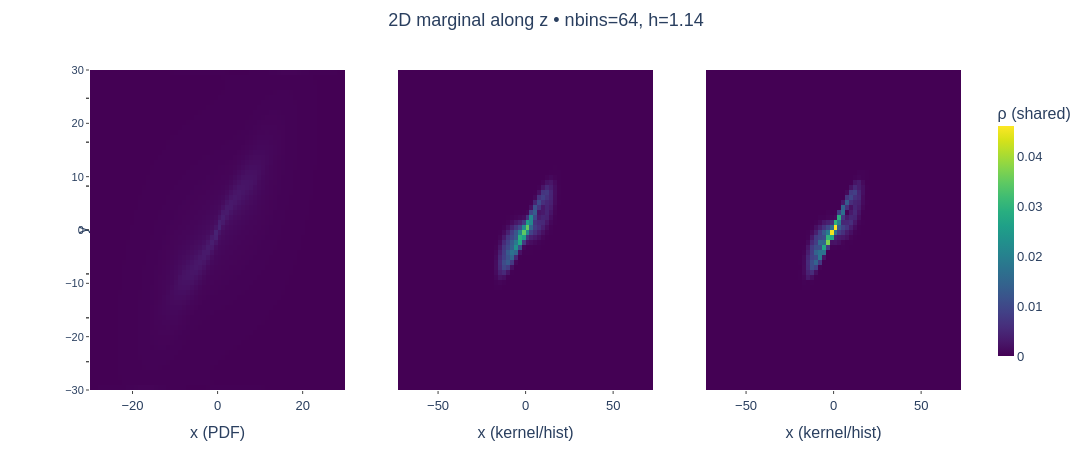

Write notebook code for a chart like this one.
### Code cell
plt = plot_marginal_compare(sol_basic, base_params; nbins=64, axis=:z)
display(plt)

### Figure 1 — Plotly figure (JSON) as saved in the notebook; plotly's stock layout.template omitted (floating-point values rounded to 4 significant figures; data arrays with more than 128 entries replaced by an {"elided": "..."} marker saying what was removed)
{"data": [{"colorbar": {"len": 0.85, "thickness": 16, "title": "ρ (shared)", "x": 1.02}, "colorscale": "Viridis", "name": "PDF", "showscale": true, "transpose": true, "type": "heatmap", "x": [-29.53, -28.59, -27.66, -26.72, -25.78, -24.84, -23.91, -22.97, -22.03, -21.09, -20.16, -19.22, -18.28, -17.34, -16.41, -15.47, -14.53, -13.59, -12.66, -11.72, -10.78, -9.844, -8.906, -7.969, -7.031, -6.094, -5.156, -4.219, -3.281, -2.344, -1.406, -0.4688, 0.4688, 1.406, 2.344, 3.281, 4.219, 5.156, 6.094, 7.031, 7.969, 8.906, 9.844, 10.78, 11.72, 12.66, 13.59, 14.53, 15.47, 16.41, 17.34, 18.28, 19.22, 20.16, 21.09, 22.03, 22.97, 23.91, 24.84, 25.78, 26.72, 27.66, 28.59, 29.53], "y": [-29.53, -28.59, -27.66, -26.72, -25.78, -24.84, -23.91, -22.97, -22.03, -21.09, -20.16, -19.22, -18.28, -17.34, -16.41, -15.47, -14.53, -13.59, -12.66, -11.72, -10.78, -9.844, -8.906, -7.969, -7.031, -6.094, -5.156, -4.219, -3.281, -2.344, -1.406, -0.4688, 0.4688, 1.406, 2.344, 3.281, 4.219, 5.156, 6.094, 7.031, 7.969, 8.906, 9.844, 10.78, 11.72, 12.66, 13.59, 14.53, 15.47, 16.41, 17.34, 18.28, 19.22, 20.16, 21.09, 22.03, 22.97, 23.91, 24.84, 25.78, 26.72, 27.66, 28.59, 29.53], "z": {"elided": "64x64 float values"}, "zauto": false, "zmax": 0.046, "zmin": 0}, {"colorscale": "Viridis", "name": "Kernel", "showscale": false, "transpose": true, "type": "heatmap", "x": [-71.75, -69.47, -67.2, -64.92, -62.64, -60.36, -58.08, -55.81, -53.53, -51.25, -48.97, -46.7, -44.42, -42.14, -39.86, -37.58, -35.31, -33.03, -30.75, -28.47, -26.19, -23.92, -21.64, -19.36, -17.08, -14.81, -12.53, -10.25, -7.972, -5.695, -3.417, -1.139, 1.139, 3.417, 5.695, 7.972, 10.25, 12.53, 14.81, 17.08, 19.36, 21.64, 23.92, 26.19, 28.47, 30.75, 33.03, 35.31, 37.58, 39.86, 42.14, 44.42, 46.7, 48.97, 51.25, 53.53, 55.81, 58.08, 60.36, 62.64, 64.92, 67.2, 69.47, 71.75], "xaxis": "x2", "y": [-71.75, -69.47, -67.2, -64.92, -62.64, -60.36, -58.08, -55.81, -53.53, -51.25, -48.97, -46.7, -44.42, -42.14, -39.86, -37.58, -35.31, -33.03, -30.75, -28.47, -26.19, -23.92, -21.64, -19.36, -17.08, -14.81, -12.53, -10.25, -7.972, -5.695, -3.417, -1.139, 1.139, 3.417, 5.695, 7.972, 10.25, 12.53, 14.81, 17.08, 19.36, 21.64, 23.92, 26.19, 28.47, 30.75, 33.03, 35.31, 37.58, 39.86, 42.14, 44.42, 46.7, 48.97, 51.25, 53.53, 55.81, 58.08, 60.36, 62.64, 64.92, 67.2, 69.47, 71.75], "yaxis": "y2", "z": {"elided": "64x64 float values"}, "zauto": false, "zmax": 0.046, "zmin": 0}, {"colorscale": "Viridis", "name": "Histogram", "showscale": false, "transpose": true, "type": "heatmap", "x": [-71.75, -69.47, -67.2, -64.92, -62.64, -60.36, -58.08, -55.81, -53.53, -51.25, -48.97, -46.7, -44.42, -42.14, -39.86, -37.58, -35.31, -33.03, -30.75, -28.47, -26.19, -23.92, -21.64, -19.36, -17.08, -14.81, -12.53, -10.25, -7.972, -5.695, -3.417, -1.139, 1.139, 3.417, 5.695, 7.972, 10.25, 12.53, 14.81, 17.08, 19.36, 21.64, 23.92, 26.19, 28.47, 30.75, 33.03, 35.31, 37.58, 39.86, 42.14, 44.42, 46.7, 48.97, 51.25, 53.53, 55.81, 58.08, 60.36, 62.64, 64.92, 67.2, 69.47, 71.75], "xaxis": "x3", "y": [-71.75, -69.47, -67.2, -64.92, -62.64, -60.36, -58.08, -55.81, -53.53, -51.25, -48.97, -46.7, -44.42, -42.14, -39.86, -37.58, -35.31, -33.03, -30.75, -28.47, -26.19, -23.92, -21.64, -19.36, -17.08, -14.81, -12.53, -10.25, -7.972, -5.695, -3.417, -1.139, 1.139, 3.417, 5.695, 7.972, 10.25, 12.53, 14.81, 17.08, 19.36, 21.64, 23.92, 26.19, 28.47, 30.75, 33.03, 35.31, 37.58, 39.86, 42.14, 44.42, 46.7, 48.97, 51.25, 53.53, 55.81, 58.08, 60.36, 62.64, 64.92, 67.2, 69.47, 71.75], "yaxis": "y3", "z": {"elided": "64x64 float values"}, "zauto": false, "zmax": 0.046, "zmin": 0}], "layout": {"annotations": [{"font": {"size": 14}, "showarrow": false, "text": "y", "textangle": -90, "x": -0.02, "xref": "paper", "y": 0.5, "yref": "paper"}], "font": {"family": "Helvetica", "size": 13}, "height": 460, "margin": {"b": 70, "l": 90, "r": 110, "t": 70}, "paper_bgcolor": "rgba(0,0,0,0)", "plot_bgcolor": "rgba(0,0,0,0)", "showlegend": false, "title": {"font": {"size": 18}, "text": "2D marginal along z • nbins=64, h=1.14", "x": 0.5, "xanchor": "center", "y": 0.97}, "width": 1400, "xaxis": {"domain": [0, 0.29], "showgrid": false, "ticklen": 3, "ticks": "outside", "title": "x (PDF)", "zeroline": false}, "xaxis2": {"domain": [0.35, 0.64], "showgrid": false, "ticklen": 3, "ticks": "outside", "title": "x (kernel/hist)", "zeroline": false}, "xaxis3": {"domain": [0.7, 0.99], "showgrid": false, "ticklen": 3, "ticks": "outside", "title": "x (kernel/hist)", "zeroline": false}, "yaxis": {"domain": [0, 1], "showgrid": false, "tickfont": {"size": 11}, "ticklen": 3, "ticks": "outside", "zeroline": false}, "yaxis2": {"domain": [0, 1], "showgrid": false, "showticklabels": false, "ticklen": 3, "ticks": "outside", "zeroline": false}, "yaxis3": {"domain": [0, 1], "showgrid": false, "showticklabels": false, "ticklen": 3, "ticks": "outside", "zeroline": false}}}
